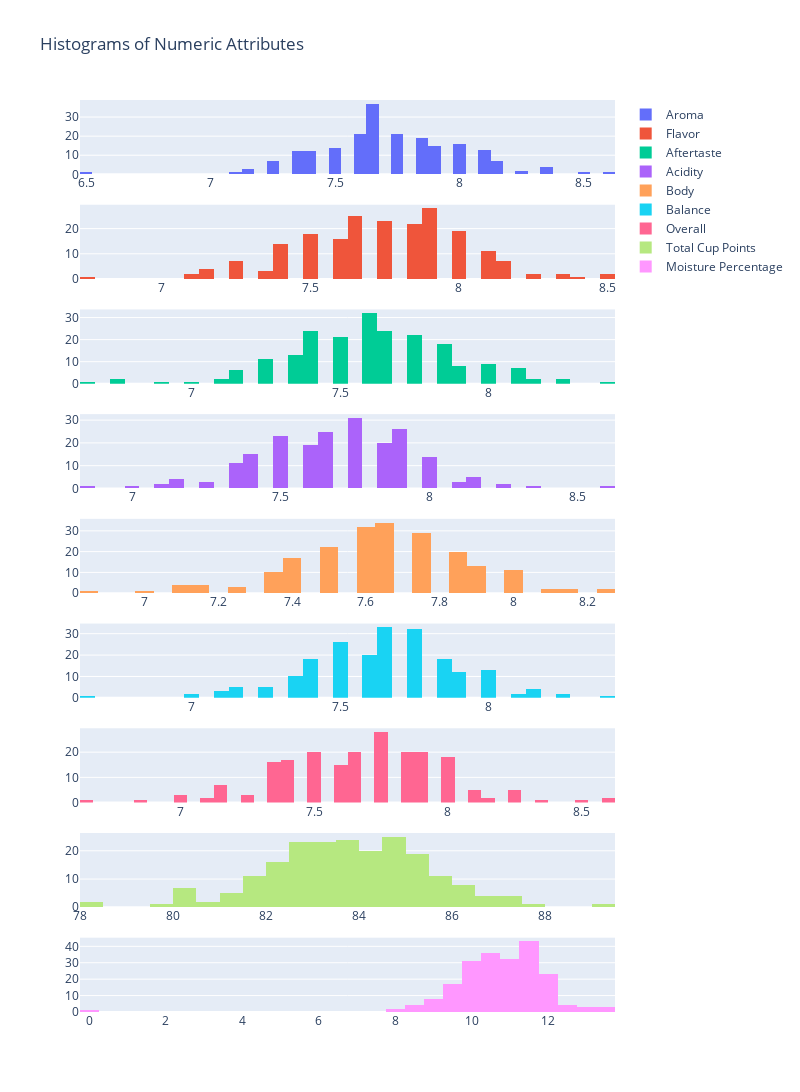

Notebook cell for this chart:
### Code cell
# List of numeric attributes
numeric_attributes = ['Aroma', 'Flavor', 'Aftertaste', 'Acidity', 'Body', 'Balance', 'Overall', 'Total Cup Points', 'Moisture Percentage']

# Create a subplot for each numeric attribute
fig = make_subplots(rows=len(numeric_attributes), cols=1)

# Add a histogram to the subplot for each numeric attribute
for i, attribute in enumerate(numeric_attributes):
    fig.add_trace(go.Histogram(x=coffee_data[attribute], nbinsx=50, name=attribute), row=i+1, col=1)

fig.update_layout(height=200*len(numeric_attributes), width=800, title_text="Histograms of Numeric Attributes")
fig.show()

### Figure 1 — Plotly figure (JSON) as saved in the notebook; plotly's stock layout.template omitted (floating-point values rounded to 4 significant figures; data arrays with more than 128 entries replaced by an {"elided": "..."} marker saying what was removed)
{"data": [{"name": "Aroma", "nbinsx": 50, "type": "histogram", "x": {"elided": "207 float values"}, "xaxis": "x", "yaxis": "y"}, {"name": "Flavor", "nbinsx": 50, "type": "histogram", "x": {"elided": "207 float values"}, "xaxis": "x2", "yaxis": "y2"}, {"name": "Aftertaste", "nbinsx": 50, "type": "histogram", "x": {"elided": "207 float values"}, "xaxis": "x3", "yaxis": "y3"}, {"name": "Acidity", "nbinsx": 50, "type": "histogram", "x": {"elided": "207 float values"}, "xaxis": "x4", "yaxis": "y4"}, {"name": "Body", "nbinsx": 50, "type": "histogram", "x": {"elided": "207 float values"}, "xaxis": "x5", "yaxis": "y5"}, {"name": "Balance", "nbinsx": 50, "type": "histogram", "x": {"elided": "207 float values"}, "xaxis": "x6", "yaxis": "y6"}, {"name": "Overall", "nbinsx": 50, "type": "histogram", "x": {"elided": "207 float values"}, "xaxis": "x7", "yaxis": "y7"}, {"name": "Total Cup Points", "nbinsx": 50, "type": "histogram", "x": {"elided": "207 float values"}, "xaxis": "x8", "yaxis": "y8"}, {"name": "Moisture Percentage", "nbinsx": 50, "type": "histogram", "x": {"elided": "207 float values"}, "xaxis": "x9", "yaxis": "y9"}], "layout": {"height": 1800, "title": {"text": "Histograms of Numeric Attributes"}, "width": 800, "xaxis": {"anchor": "y", "domain": [0, 1]}, "xaxis2": {"anchor": "y2", "domain": [0, 1]}, "xaxis3": {"anchor": "y3", "domain": [0, 1]}, "xaxis4": {"anchor": "y4", "domain": [0, 1]}, "xaxis5": {"anchor": "y5", "domain": [0, 1]}, "xaxis6": {"anchor": "y6", "domain": [0, 1]}, "xaxis7": {"anchor": "y7", "domain": [0, 1]}, "xaxis8": {"anchor": "y8", "domain": [0, 1]}, "xaxis9": {"anchor": "y9", "domain": [0, 1]}, "yaxis": {"anchor": "x", "domain": [0.9185, 1]}, "yaxis2": {"anchor": "x2", "domain": [0.8037, 0.8852]}, "yaxis3": {"anchor": "x3", "domain": [0.6889, 0.7704]}, "yaxis4": {"anchor": "x4", "domain": [0.5741, 0.6556]}, "yaxis5": {"anchor": "x5", "domain": [0.4593, 0.5407]}, "yaxis6": {"anchor": "x6", "domain": [0.3444, 0.4259]}, "yaxis7": {"anchor": "x7", "domain": [0.2296, 0.3111]}, "yaxis8": {"anchor": "x8", "domain": [0.1148, 0.1963]}, "yaxis9": {"anchor": "x9", "domain": [0, 0.08148]}}}
